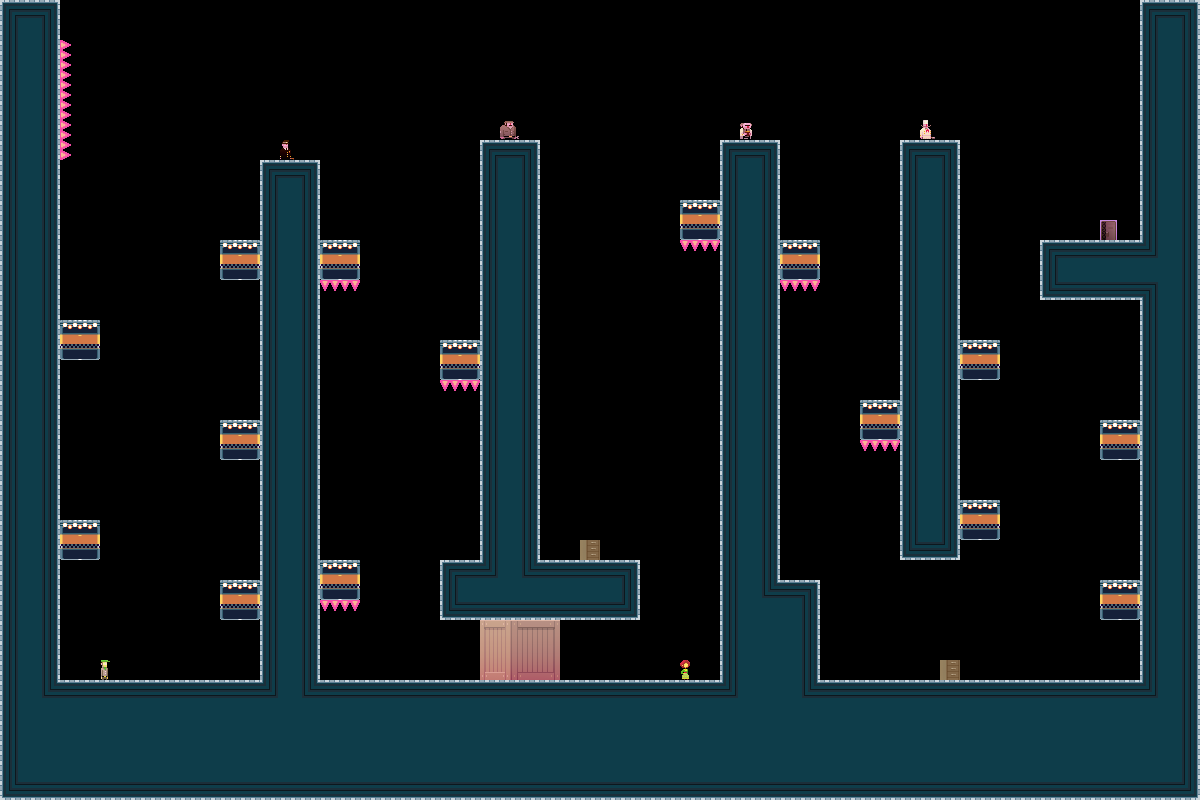

The image is a tile-based game level rendered from a .tmx file. Its description and source (layers, tilesets, objects; grid data summarised) follow:
An orthogonal 60x40 tile map with 20x20 px tiles, 1 tile layer (bg) and 1 object.

<map version="1.0" orientation="orthogonal" width="60" height="40" tilewidth="20" tileheight="20">
 <tileset firstgid="1" name="tiles_newyork" tilewidth="20" tileheight="20">
  <image source="../../../../../XNAModeContent/Lemonade/tiles_newyork.png" width="400" height="400" />
  <terraintypes>
   <terrain name="solid" tile="-1" />
  </terraintypes>
  <tile id="8" terrain=",,,0" />
  <tile id="9" terrain=",,0,0" />
  <tile id="10" terrain=",,0,0" />
  <tile id="11" terrain=",,0,0" />
  <tile id="12" terrain=",,0,0" />
  <tile id="13" terrain=",,0,0" />
  <tile id="14" terrain=",,0," />
  <tile id="15" terrain="0,0,0," />
  <tile id="16" terrain="0,0,,0" />
  <tile id="28" terrain=",0,,0" />
  <tile id="34" terrain="0,,0," />
  <tile id="35" terrain="0,,0,0" />
  <tile id="36" terrain=",0,0,0" />
  <tile id="48" terrain=",0,,0" />
  <tile id="54" terrain="0,,0," />
  <tile id="68" terrain=",0,,0" />
  <tile id="74" terrain="0,,0," />
  <tile id="88" terrain=",0,,0" />
  <tile id="94" terrain="0,,0," />
  <tile id="108" terrain=",0,,0" />
  <tile id="114" terrain="0,,0," />
  <tile id="128" terrain=",0,," />
  <tile id="129" terrain="0,0,," />
  <tile id="130" terrain="0,0,," />
  <tile id="131" terrain="0,0,," />
  <tile id="132" terrain="0,0,," />
  <tile id="133" terrain="0,0,," />
  <tile id="134" terrain="0,,," />
  <tile id="194" terrain="0,0,0,0" />
  <tile id="356">
   <properties>
    <property name="LargeCrate" value="" />
   </properties>
  </tile>
  <tile id="380">
   <properties>
    <property name="Andre" value="" />
   </properties>
  </tile>
  <tile id="381">
   <properties>
    <property name="Liselot" value="" />
   </properties>
  </tile>
  <tile id="382">
   <properties>
    <property name="Amsterdaam" value="" />
   </properties>
  </tile>
  <tile id="383">
   <properties>
    <property name="Worker" value="" />
   </properties>
  </tile>
  <tile id="384">
   <properties>
    <property name="Inspector" value="" />
   </properties>
  </tile>
  <tile id="385">
   <properties>
    <property name="Chef" value="" />
   </properties>
  </tile>
  <tile id="386">
   <properties>
    <property name="Exit" value="" />
   </properties>
  </tile>
  <tile id="387">
   <properties>
    <property name="Trampoline" value="" />
   </properties>
  </tile>
  <tile id="388">
   <properties>
    <property name="SmallCrate" value="" />
   </properties>
  </tile>
  <tile id="389">
   <properties>
    <property name="SugarBag" value="" />
   </properties>
  </tile>
 </tileset>
 <layer name="bg" width="60" height="40">
  <data>[2400 cells, 1035 non-empty, 70 distinct tile ids]</data>
 </layer>
 <objectgroup name="boxes" width="60" height="40">
  <object x="640" y="200">
   <polyline points="0,0 0,360" />
  </object>
 </objectgroup>
</map>
